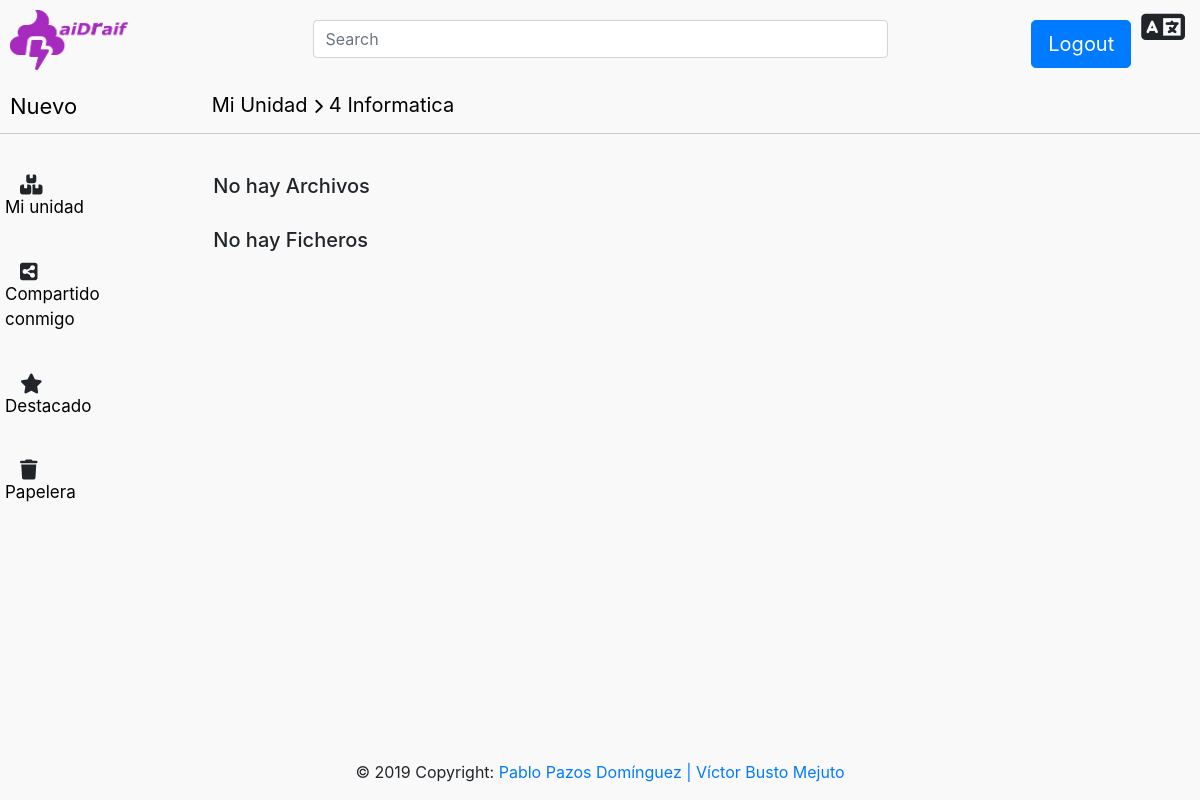
/Controllers/Carpeta_Controller.php?action=ShowallRaiz (signed in), run on an earlier commit of the app's database.
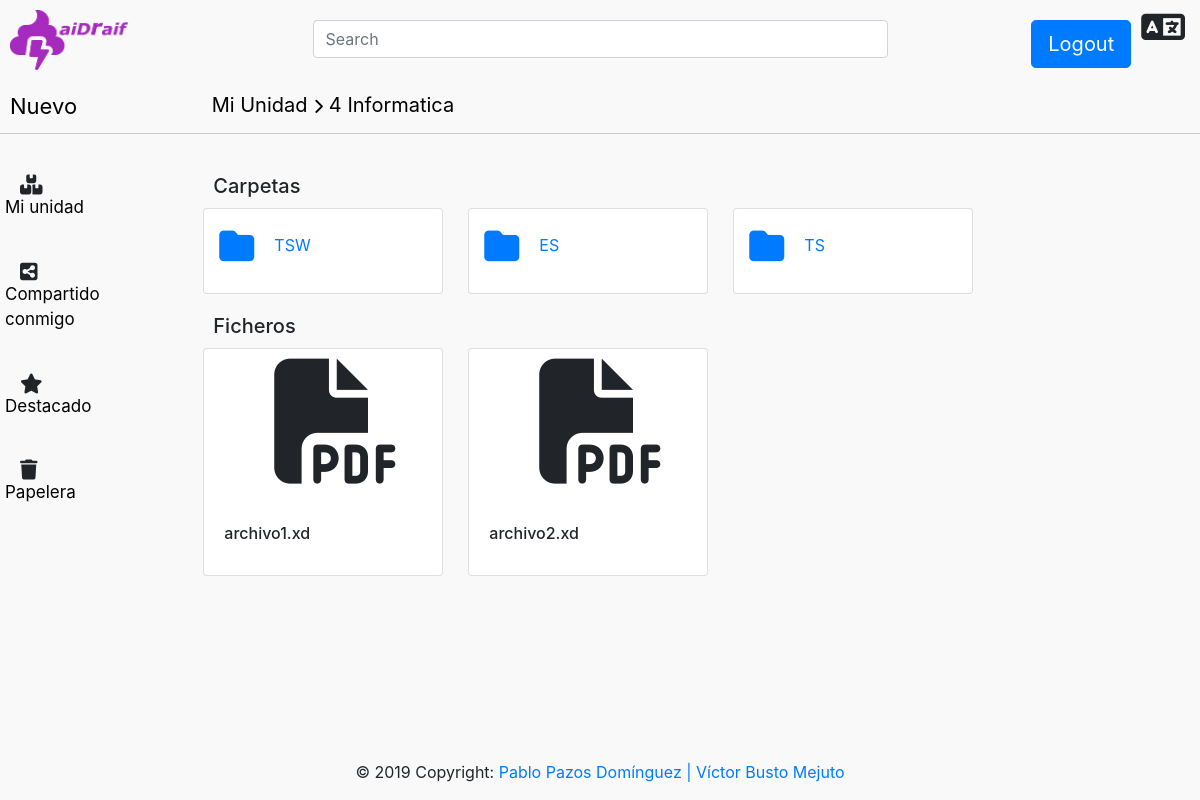
And on a later commit of the database.
### tables this page shows
CREATE TABLE IF NOT EXISTS `CARPETA` (

`uid` int(4) NOT NULL AUTO_INCREMENT,

`nombre` varchar(30) NOT NULL,

`padre` int(4),

`fecha` date NOT NULL,

`autor` varchar(15) NOT NULL,

PRIMARY KEY (`uid`),

FOREIGN KEY (padre) REFERENCES CARPETA(uid) ON DELETE CASCADE,

FOREIGN KEY (autor) REFERENCES USUARIO(login) ON DELETE CASCADE

);

CREATE TABLE IF NOT EXISTS `FICHERO` (

`id` int(4) NOT NULL AUTO_INCREMENT,

`nombre` varchar(30) NOT NULL,

`mime` enum('image/jpeg','application/pdf', 'video/quicktime', 'text/plain') NOT NULL,

`fecha` date NOT NULL,

`padre` int(4),

`autor` varchar(15) NOT NULL,

PRIMARY KEY (`id`),

FOREIGN KEY (padre) REFERENCES CARPETA(uid) ON DELETE CASCADE,

FOREIGN KEY (autor) REFERENCES USUARIO(login) ON DELETE CASCADE

);

### Functions/Authentication.php (called while the page is built)
<?php
function IsAuthenticated(){
	if (!isset($_SESSION['login'])){
		return false;
	}
	else{
		if (isset($_SESSION['login']))
		return true;
	}
}
?>

### Models/CARPETAS_model.php (called while the page is built, shortened)
<?php
class CARPETAS_Model{
    var $padre;
    var $autor;
    function __construct($uid, $nombre, $padre, $fecha, $autor){
        $this->padre= $padre;
        $this->autor = $autor;
        include_once '../Models/Access_DB.php';
        $this->mysqli = ConnectDB();
    }
   function RellenaDatos(){
        if($this->padre == "NULL"){
            $sql = "SELECT *
                FROM `CARPETA`
                WHERE (`autor` = '" . $this->autor . "' AND `padre` IS NULL
            )";
        }else{
            $sql = "SELECT *
                FROM `CARPETA`
                WHERE (`autor` = '" . $this->autor . "' AND `padre` = '" . $this->padre . "'
            )";
        }
        $resultado = $this->mysqli->query($sql);
        if (!$resultado){
            return 'tupla inexistente';
        }else{
            $result = $resultado;
            return $result;
        }
    }
}
?>

### Models/Access_DB.php (called while the page is built)
<?php
function ConnectDB()
{
    $mysqli = new mysqli("localhost", "root", "" , "DRAIFDB");
	if ($mysqli->connect_errno) {
		include '../View/MESSAGE_View.php';
		new MESSAGE("Fallo al conectar a MySQL: (" . $mysqli->connect_errno . ") " . $mysqli->connect_error, './index.php');
		return false;
	}
	else{
		return $mysqli;
	}
}
?>

### Models/FICHEROS_Model.php (called while the page is built, shortened)
<?php
class FICHEROS_Model{
    var $padre;
    var $autor;
    function __construct($id, $nombre, $mime, $fecha, $padre, $autor){
        $this->padre = $padre;
        $this->autor = $autor;
        include_once '../Models/Access_DB.php';
        $this->mysqli = ConnectDB();
    }
   function RellenaDatos(){
        if($this->padre == "NULL"){
            $sql = "SELECT *
                FROM `FICHERO`
                WHERE (`autor` = '" . $this->autor . "' AND `padre` IS NULL
            )";
        }else{
            $sql = "SELECT *
                FROM `FICHERO`
                WHERE (`autor` = '" . $this->autor . "' AND `padre` = '" . $this->padre . "'
            )";
        }
        $resultado = $this->mysqli->query($sql);
        if (!$resultado){
            return 'tupla inexistente';
        }else{
            $result = $resultado;
            return $result;
        }
    }
}
?>

### Views/CarpetaRaiz_View.php (the view, shortened to what this page needs)
<?php
class CarpetaRaiz{
	function __construct($carpetas, $carpetas2, $ficheros, $ficheros2){
		$this->render( $carpetas, $carpetas2, $ficheros, $ficheros2);
	}
	function render($carpetas, $carpetas2, $ficheros, $ficheros2){
		include '../Views/Header.php';
	?>
<body>
<div>
                <div class="row contenedor-ruta">
                    <div class="col-sm-2">
                        <a href="#" class="nuevo">Nuevo</a>
                    </div>
                    <div class="col-sm-10">
                        <a href="#" class="ruta">Mi Unidad</a><span class="fas fa-chevron-right ruta2"></span><a href="#" class="ruta">4 Informatica</a>
                    </div>
                </div>
            </div>
            <div class="contenedor-carpeta">
                <div class="row">
                        <div class="col-sm-2">
                            <div class="row fila-opcion">
                                <i class="fas fa-boxes icono-opcion"></i>
                                <a href="#" class="opcion">Mi unidad</a>
                            </div>
                            <div class="row fila-opcion">
                                <i class="fas fa-share-alt-square icono-opcion"></i>
                                <a href="#" class="opcion">Compartido conmigo</a>
                            </div>
                            <div class="row fila-opcion">
                                <i class="fas fa-star icono-opcion"></i>
                                <a href="#" class="opcion">Destacado</a>
                            </div>
                            <div class="row fila-opcion">
                                <i class="fas fa-trash icono-opcion"></i>
                                <a href="#" class="opcion">Papelera</a>
                            </div>
                        </div>
<?php
                        $row2 = $carpetas2->fetch_array();
                        if(!sizeof($row2) == 0){
?>
                        <div class="col-sm-10">
                        <div class="row">
                            <h5 class="tipo-archivo">Carpetas</h5>
                        </div>
                        <div class="row">
<?php
                        }
                        else{
?>
                        <div class="col-sm-10">
                        <div class="row">
                            <h5 class="tipo-archivo">No hay Archivos</h5>
                        </div>
                        <div class="row">
<?php
                        }
                        while($row = $carpetas->fetch_array()){
?>
                                <div class="card carpeta" style="width: 15rem; margin-right: 25px;">
                                    <a href="../Controllers/Carpeta_Controller.php?action=Showall&idCarpetaPadre=<?php echo $row['uid']?>">
                                        <div class="card-body">
                                            <div class="row">
                                                <i class="fas fa-folder icono-imagen"></i>
                                                <p class="texto-tarjeta"><?php echo $row['nombre']?></p>
                                            </div>
                                        </div>
                                    </a>
                                </div>
<?php
                        }
                        if(!sizeof($row2) == 0){
?>
                        <div class="col-sm-10">
                        <div class="row">
                            <h5 class="tipo-archivo">Ficheros</h5>
                        </div>
                        <div class="row">
<?php
                        }
                        else{
?>
                        <div class="col-sm-10">
                        <div class="row">
                            <h5 class="tipo-archivo">No hay Ficheros</h5>
                        </div>
<?php
                        }
                        while($row3 = $ficheros->fetch_array()){
?>
                                <div class="card" style="width: 15rem; margin-right: 25px;">
                                            <div class="img-caja">
                                                <span class="fas fa-file-pdf pdf"></span>
                                            </div>
                                            <div class="card-body caja-nombre-archivo">
                                                <h6 class="card-title"><?php echo $row3['nombre']?></h6>
                                            </div>
                                </div>
<?php
                        }
?>
</body>
	<?php
		include '../Views/Footer.php';
	}
}
?>

### Controllers/Carpeta_Controller.php (shortened to what this page needs)
<?php
        include '../Functions/Authentication.php';
        include '../Views/CarpetaRaiz_View.php';
        include '../Models/CARPETAS_model.php';
        include '../Models/FICHEROS_Model.php';
        if(!IsAuthenticated()){
            echo "No estas autenticado";
        }else{
            if(isset($_GET['logout'])){
                include '../Functions/Desconectar.php';
            }else{
                switch($_REQUEST['action']){
                    case 'ShowallRaiz':
                            $CARPETA = new CARPETAS_Model('', '', 'NULL', '', $_SESSION['login']);
                            $FICHERO = new FICHEROS_Model('', '', '', '', 'NULL', $_SESSION['login']);
                            $carpetas = $CARPETA->RellenaDatos();
                            $carpetas2 = $CARPETA->RellenaDatos();
                            $ficheros = $FICHERO->RellenaDatos();
                            $ficheros2 = $FICHERO->RellenaDatos();
                            new CarpetaRaiz($carpetas, $carpetas2, $ficheros, $ficheros2);
                break;
                }
            }
        }
?>

### Views/Header.php (shortened to what this page needs)
<html lang="es">
  <head>
    <link rel="stylesheet" href="https://stackpath.bootstrapcdn.com/bootstrap/4.3.1/css/bootstrap.min.css">
    <link rel="stylesheet" href="../Views/CSS/style1.css">
  </head>
  <header>
        <div>
            <div class="cabecera color">
                <div class="row">
                        <div class="col-sm-3">
                            <img src="../Views/Sources/LOGOaiDraif.png" style="height: 60px; width: 120px" >
                        </div>
                        <div class="col-sm-6">
                            <div class="caja-busqueda">
                                <input class="form-control abs-center" type="text" placeholder="Search" aria-label="Search">
                            </div>
                        </div>
                        <div class="col-sm-3">
                            <div class="float-right align-self-center row">
                                <div class="caja-logout">
                                    <a href="../Controllers/Carpeta_Controller.php?logout=Si" class="btn btn-primary btn-lg">Logout</a>
                                </div>
                                <div class="icono-imagen">
                                    <span class="fas fa-language"></span>
                                </div>
                            </div>
                        </div>
                </div>
            </div>
</header>

### Views/Footer.php
	<footer class="page-footer font-small blue fixed-bottom">
	<div class="footer-copyright text-center py-3">© 2019 Copyright:
		<a href="#"> Pablo Pazos Domínguez | Víctor Busto Mejuto</a>
	</div>
	</footer>
</body>
</html>

### Views/CSS/style1.css (style rules this page uses)
body { background: #F9F9F9; }
.cabecera { display: block; padding: 10px; background-color: #F9F9F9; }
.nuevo { text-decoration:none; color: black; font-size: 22px; }
.ruta { text-decoration:none; color: black; font-size: 20px; margin-right: 6px; }
.ruta2 { text-decoration:none; margin-top: 7px; color: black; font-size: 15px; margin-right: 6px; }
.contenedor-ruta { padding: 10px; border-bottom-style: solid; border-bottom-width: 1px; border-bottom-color: #CBCBCB; }
.contenedor-carpeta { padding: 20px; }
.icono-imagen { font-size: 35px; margin-right: 20px; margin-left: 10px; }
.caja-logout { margin-top: 10px; height: 30px; }
.caja-busqueda { margin-top: 10px; }
.tipo-archivo { margin: 10px; margin-top: 20px; }
.texto-tarjeta { padding-top: 4px; }
.img-caja { margin: 10px; padding-left: 60px; }
.pdf { font-size: 125px; }
.card-title { padding-top:10px; }
.opcion { text-decoration:none; margin-bottom: 20px; color: black; font-size: 17px; width: 75%; }
.icono-opcion { font-size: 20px; margin-right: 15px; margin-left: 15px; margin-top: 3px; }
.fila-opcion { padding-top: 18px; margin-right: 30px; }

What changed in the data, as far as the page shows it:
added carpeta: nombre "TSW"
added carpeta: nombre "ES"
added carpeta: nombre "TS"
added fichero: nombre "archivo1.xd"
added fichero: nombre "archivo2.xd"
Also different on the page:
text no longer shown: "No hay Archivos No hay Ficheros"
text now shown: "Carpetas Ficheros"
